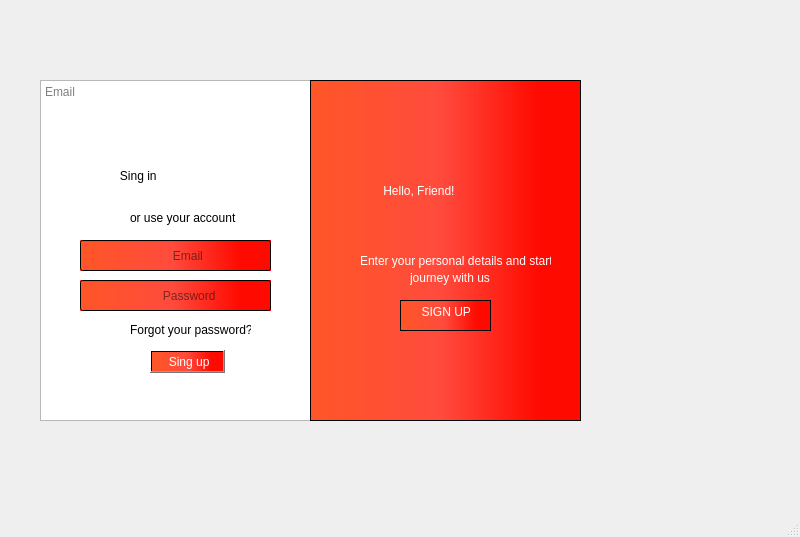
<?xml version="1.0" encoding="UTF-8"?>
<ui version="4.0">
 <class>MainWindow</class>
 <widget class="QMainWindow" name="MainWindow">
  <property name="geometry">
   <rect>
    <x>0</x>
    <y>0</y>
    <width>800</width>
    <height>537</height>
   </rect>
  </property>
  <property name="windowTitle">
   <string>MainWindow</string>
  </property>
  <widget class="QWidget" name="centralwidget">
   <widget class="QTextBrowser" name="textBrowser">
    <property name="geometry">
     <rect>
      <x>40</x>
      <y>80</y>
      <width>271</width>
      <height>341</height>
     </rect>
    </property>
    <property name="placeholderText">
     <string>Email</string>
    </property>
   </widget>
   <widget class="QTextBrowser" name="textBrowser_2">
    <property name="geometry">
     <rect>
      <x>310</x>
      <y>80</y>
      <width>271</width>
      <height>341</height>
     </rect>
    </property>
    <property name="styleSheet">
     <string notr="true">background-color: qlineargradient(spread:reflect, x1:0, y1:0, x2:1, y2:0, stop:0 rgba(255, 86, 39, 255), stop:0.482955 rgba(255, 75, 61, 255), stop:0.840909 rgba(255, 10, 0, 255));</string>
    </property>
   </widget>
   <widget class="QLabel" name="label">
    <property name="geometry">
     <rect>
      <x>340</x>
      <y>160</y>
      <width>211</width>
      <height>61</height>
     </rect>
    </property>
    <property name="styleSheet">
     <string notr="true">font: 87 12pt &quot;Segoe UI Black&quot;;
color: rgb(255, 255, 255);</string>
    </property>
    <property name="text">
     <string>             Hello, Friend!</string>
    </property>
   </widget>
   <widget class="QLabel" name="label_2">
    <property name="geometry">
     <rect>
      <x>360</x>
      <y>220</y>
      <width>191</width>
      <height>81</height>
     </rect>
    </property>
    <property name="styleSheet">
     <string notr="true">color: rgb(255, 255, 255);</string>
    </property>
    <property name="text">
     <string>Enter your personal details and start </string>
    </property>
   </widget>
   <widget class="QLabel" name="label_3">
    <property name="geometry">
     <rect>
      <x>410</x>
      <y>270</y>
      <width>101</width>
      <height>16</height>
     </rect>
    </property>
    <property name="styleSheet">
     <string notr="true">color: rgb(255, 255, 255);</string>
    </property>
    <property name="text">
     <string>journey with us</string>
    </property>
   </widget>
   <widget class="QTextEdit" name="textEdit">
    <property name="geometry">
     <rect>
      <x>400</x>
      <y>300</y>
      <width>91</width>
      <height>31</height>
     </rect>
    </property>
    <property name="styleSheet">
     <string notr="true">background-color: qlineargradient(spread:reflect, x1:0, y1:0, x2:1, y2:0, stop:0 rgba(255, 86, 39, 255), stop:0.482955 rgba(255, 75, 61, 255), stop:0.840909 rgba(255, 10, 0, 255));
border-color: rgb(255, 255, 255);</string>
    </property>
    <property name="html">
     <string>&lt;!DOCTYPE HTML PUBLIC &quot;-//W3C//DTD HTML 4.0//EN&quot; &quot;http://www.w3.org/TR/REC-html40/strict.dtd&quot;&gt;
&lt;html&gt;&lt;head&gt;&lt;meta name=&quot;qrichtext&quot; content=&quot;1&quot; /&gt;&lt;style type=&quot;text/css&quot;&gt;
p, li { white-space: pre-wrap; }
&lt;/style&gt;&lt;/head&gt;&lt;body style=&quot; font-family:'MS Shell Dlg 2'; font-size:8.25pt; font-weight:400; font-style:normal;&quot;&gt;
&lt;p style=&quot; margin-top:0px; margin-bottom:0px; margin-left:0px; margin-right:0px; -qt-block-indent:0; text-indent:0px;&quot;&gt;&lt;span style=&quot; font-size:9pt; color:#ffffff;&quot;&gt;     SIGN UP&lt;/span&gt;&lt;/p&gt;&lt;/body&gt;&lt;/html&gt;</string>
    </property>
   </widget>
   <widget class="QLabel" name="label_4">
    <property name="geometry">
     <rect>
      <x>80</x>
      <y>160</y>
      <width>181</width>
      <height>31</height>
     </rect>
    </property>
    <property name="styleSheet">
     <string notr="true">font: 87 12pt &quot;Arial Black&quot;;</string>
    </property>
    <property name="text">
     <string>            Sing in</string>
    </property>
   </widget>
   <widget class="QLabel" name="label_5">
    <property name="geometry">
     <rect>
      <x>130</x>
      <y>210</y>
      <width>131</width>
      <height>16</height>
     </rect>
    </property>
    <property name="text">
     <string>or use your account</string>
    </property>
   </widget>
   <widget class="QLabel" name="label_6">
    <property name="geometry">
     <rect>
      <x>130</x>
      <y>320</y>
      <width>121</width>
      <height>20</height>
     </rect>
    </property>
    <property name="text">
     <string>Forgot your password?</string>
    </property>
   </widget>
   <widget class="QPushButton" name="aceptar">
    <property name="geometry">
     <rect>
      <x>150</x>
      <y>350</y>
      <width>75</width>
      <height>23</height>
     </rect>
    </property>
    <property name="styleSheet">
     <string notr="true">background-color: qlineargradient(spread:reflect, x1:0, y1:0, x2:1, y2:0, stop:0 rgba(255, 86, 39, 255), stop:0.482955 rgba(255, 75, 61, 255), stop:0.840909 rgba(255, 10, 0, 255));
color: rgb(255, 255, 255);</string>
    </property>
    <property name="text">
     <string> Sing up</string>
    </property>
   </widget>
   <widget class="QLineEdit" name="lineEdit">
    <property name="geometry">
     <rect>
      <x>80</x>
      <y>240</y>
      <width>191</width>
      <height>31</height>
     </rect>
    </property>
    <property name="styleSheet">
     <string notr="true">background-color: qlineargradient(spread:reflect, x1:0, y1:0, x2:1, y2:0, stop:0 rgba(255, 86, 39, 255), stop:0.482955 rgba(255, 75, 61, 255), stop:0.840909 rgba(255, 10, 0, 255));</string>
    </property>
    <property name="placeholderText">
     <string>                           Email</string>
    </property>
   </widget>
   <widget class="QLineEdit" name="lineEdit_2">
    <property name="geometry">
     <rect>
      <x>80</x>
      <y>280</y>
      <width>191</width>
      <height>31</height>
     </rect>
    </property>
    <property name="styleSheet">
     <string notr="true">background-color: qlineargradient(spread:reflect, x1:0, y1:0, x2:1, y2:0, stop:0 rgba(255, 86, 39, 255), stop:0.482955 rgba(255, 75, 61, 255), stop:0.840909 rgba(255, 10, 0, 255));</string>
    </property>
    <property name="placeholderText">
     <string>                        Password</string>
    </property>
   </widget>
  </widget>
  <widget class="QMenuBar" name="menubar">
   <property name="geometry">
    <rect>
     <x>0</x>
     <y>0</y>
     <width>800</width>
     <height>21</height>
    </rect>
   </property>
  </widget>
  <widget class="QStatusBar" name="statusbar"/>
 </widget>
 <resources/>
 <connections/>
</ui>
